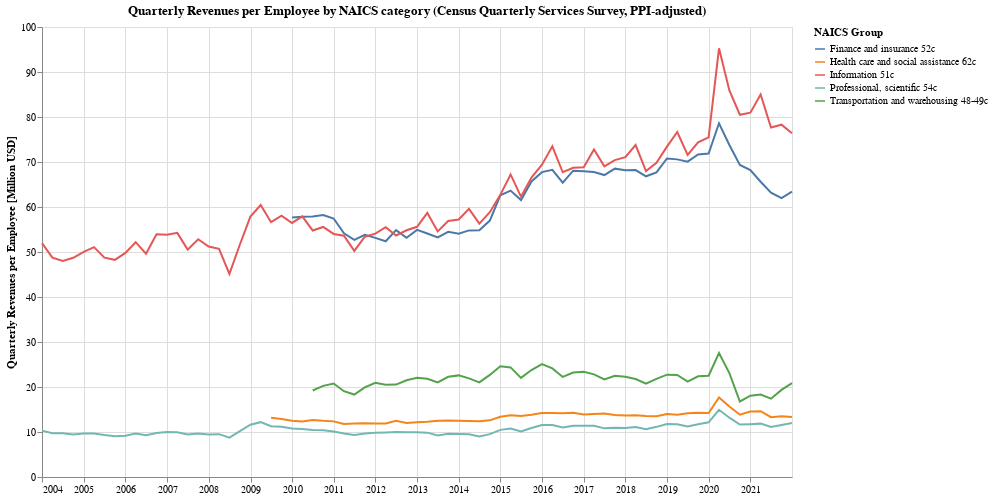

Source (notebook cell):
### Markdown cell above
### What is the inflation-adjusted revenue per employee trend compared across industries?

### Code cell
c = alt.Chart(revenue_per_employee).mark_line().encode(
    alt.X('dt', axis=alt.Axis(title=None)),
    alt.Y('value_adj:Q', axis=alt.Axis(title='Quarterly Revenues per Employee [Million USD]')),
    alt.Color('variable:N', title='NAICS Group')
).properties(
    title="Quarterly Revenues per Employee by NAICS category (Census Quarterly Services Survey, PPI-adjusted)",
    background="white",
    width=750,
    height=450
)

c.display()

### Figure 1 — Vega-Lite specification as saved in the notebook (floating-point values rounded to 4 significant figures; data arrays with more than 128 entries replaced by an {"elided": "..."} marker saying what was removed)
{"config": {"view": {"continuousWidth": 400, "continuousHeight": 300}}, "data": {"name": "data-e16df05e017ee929bf9d54462de1275d"}, "mark": "line", "background": "white", "encoding": {"color": {"field": "variable", "title": "NAICS Group", "type": "nominal"}, "x": {"axis": {"title": null}, "field": "dt", "type": "temporal"}, "y": {"axis": {"title": "Quarterly Revenues per Employee [Million USD]"}, "field": "value_adj", "type": "quantitative"}}, "height": 450, "title": "Quarterly Revenues per Employee by NAICS category (Census Quarterly Services Survey, PPI-adjusted)", "width": 750, "$schema": "https://vega.github.io/schema/vega-lite/v4.17.0.json", "datasets": {"data-e16df05e017ee929bf9d54462de1275d": {"elided": "365 records"}}}
